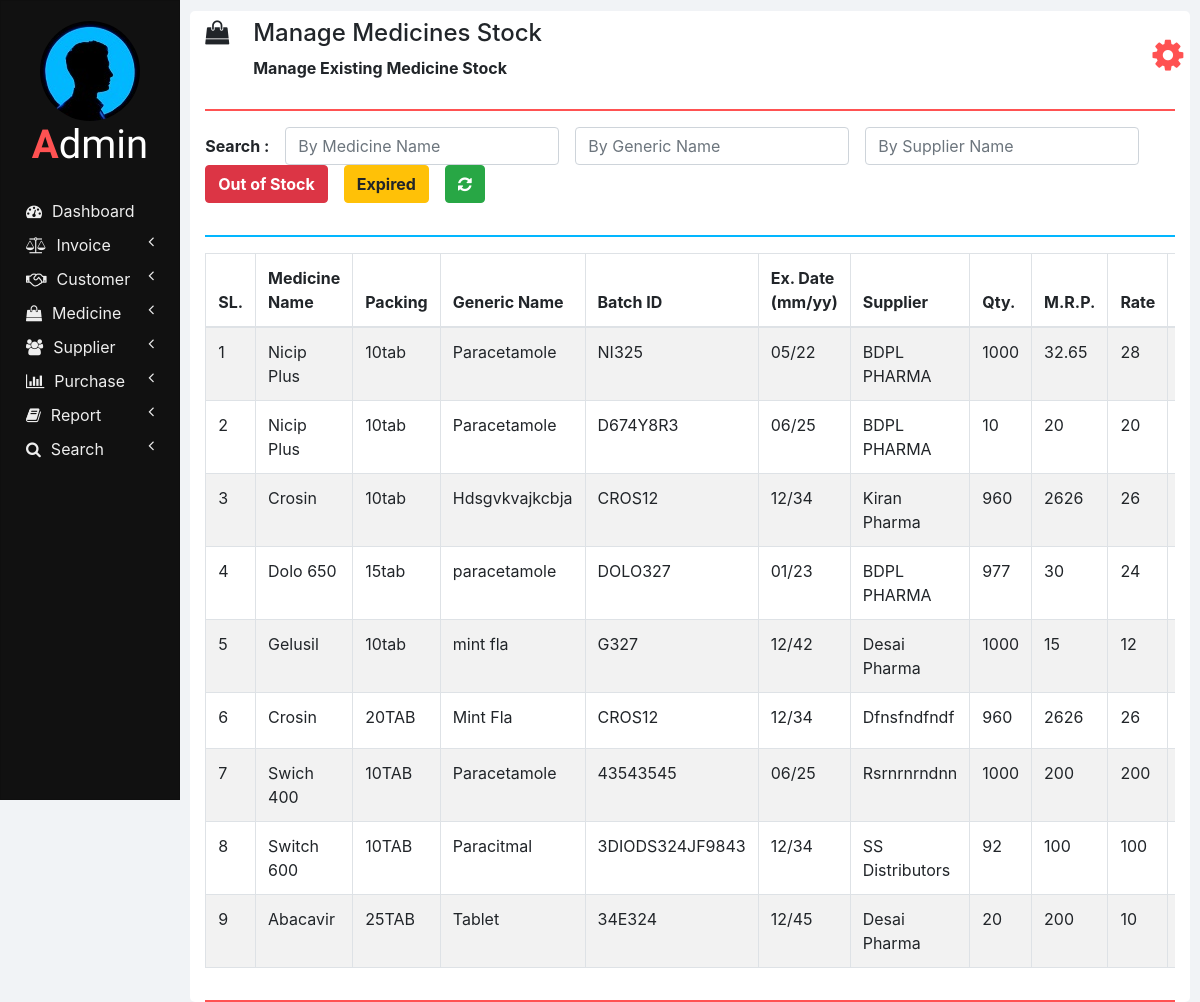
Page /manage_medicine_stock.php on the committed database.
### tables this page shows
CREATE TABLE `medicines` (
  `ID` int(11) NOT NULL,
  `NAME` varchar(100) NOT NULL,
  `PACKING` varchar(20) NOT NULL,
  `GENERIC_NAME` varchar(100) NOT NULL,
  `SUPPLIER_NAME` varchar(100) NOT NULL
);

CREATE TABLE `medicines_stock` (
  `ID` int(11) NOT NULL,
  `NAME` varchar(100) NOT NULL,
  `BATCH_ID` varchar(20) NOT NULL,
  `EXPIRY_DATE` varchar(10) NOT NULL,
  `QUANTITY` int(11) NOT NULL,
  `MRP` double NOT NULL,
  `RATE` double NOT NULL
);

### php/manage_medicine_stock.php (the view, shortened to what this page needs)
<?php
  function showMedicinesStock($id) {
    require "db_connection.php";
    if($con) {
      $seq_no = 0;
      $query = "SELECT * FROM medicines INNER JOIN medicines_stock ON medicines.NAME = medicines_stock.NAME";
      $result = mysqli_query($con, $query);
      while($row = mysqli_fetch_array($result)) {
        $seq_no++;
        if($row['BATCH_ID'] == $id)
          showEditOptionsRow($seq_no, $row);
        else
          showMedicineStockRow($seq_no, $row);
      }
    }
  }
  function showMedicineStockRow($seq_no, $row) {
    ?>
    <tr>
      <td><?php echo $seq_no; ?></td>
      <td><?php echo $row['NAME']; ?></td>
      <td><?php echo $row['PACKING']; ?></td>
      <td><?php echo $row['GENERIC_NAME']; ?></td>
      <td><?php echo $row['BATCH_ID']; ?></td>
      <td><?php echo $row['EXPIRY_DATE']; ?></td>
      <td><?php echo $row['SUPPLIER_NAME']; ?></td>
      <td><?php echo $row['QUANTITY']; ?></td>
      <td><?php echo $row['MRP']; ?></td>
      <td><?php echo $row['RATE']; ?></td>
      <td>
      </td>
    </tr>
    <?php
  }
  ?>

### css/sidenav.css (style rules this page uses)
body { background-color: #f1f3f6; }
.sidenav { width: 15%; height: 100vh; background-color: #222222; position: fixed; z-index: 1; flex: 1 0 auto; }
.card { width: 100%; height: 100%; top: 0; border-radius: 0; background-color: #111111; }
.logo .logo-caption { font-family: 'Poiret One', cursive; color: #ffffff; text-align: center; margin-bottom: 25px; }
.logo .profile { margin-left: 50%; border-radius: 50%; transform: translate(-50%); }
.logo .tweak { color: #ff5252; font-weight: bold; }
.main-menu-item { padding: 5px 5px; cursor: pointer; }
.main-menu-item > a { color: #eeeeee; text-decoration: none; font-size: 16px; }
.main-menu-item > a > span { margin-left: 10px; }

### css/home.css (style rules this page uses)
html, body { height: 100vh; }

### rows in the picture
medicines: seq_no "1", medicines_stock.NAME "Nicip Plus", PACKING "10tab", GENERIC_NAME "Paracetamole", medicines_stock.BATCH_ID "NI325", medicines_stock.EXPIRY_DATE "05/22", SUPPLIER_NAME "BDPL PHARMA", medicines_stock.QUANTITY "1000", medicines_stock.MRP "32.65", medicines_stock.RATE "28", seq_no "2", medicines_stock.BATCH_ID "D674Y8R3", medicines_stock.EXPIRY_DATE "06/25", medicines_stock.QUANTITY "10", medicines_stock.MRP "20", medicines_stock.RATE "20"
medicines: seq_no "3", medicines_stock.NAME "Crosin", PACKING "10tab", GENERIC_NAME "Hdsgvkvajkcbja", medicines_stock.BATCH_ID "CROS12", medicines_stock.EXPIRY_DATE "12/34", SUPPLIER_NAME "Kiran Pharma", medicines_stock.QUANTITY "960", medicines_stock.MRP "2626", medicines_stock.RATE "26"
medicines: seq_no "4", medicines_stock.NAME "Dolo 650", PACKING "15tab", GENERIC_NAME "paracetamole", medicines_stock.BATCH_ID "DOLO327", medicines_stock.EXPIRY_DATE "01/23", SUPPLIER_NAME "BDPL PHARMA", medicines_stock.QUANTITY "977", medicines_stock.MRP "30", medicines_stock.RATE "24"
medicines: seq_no "5", medicines_stock.NAME "Gelusil", PACKING "10tab", GENERIC_NAME "mint fla", medicines_stock.BATCH_ID "G327", medicines_stock.EXPIRY_DATE "12/42", SUPPLIER_NAME "Desai Pharma", medicines_stock.QUANTITY "1000", medicines_stock.MRP "15", medicines_stock.RATE "12"
medicines: seq_no "6", medicines_stock.NAME "Crosin", PACKING "20TAB", GENERIC_NAME "Mint Fla", medicines_stock.BATCH_ID "CROS12", medicines_stock.EXPIRY_DATE "12/34", SUPPLIER_NAME "Dfnsfndfndf", medicines_stock.QUANTITY "960", medicines_stock.MRP "2626", medicines_stock.RATE "26"
medicines: seq_no "7", medicines_stock.NAME "Swich 400", PACKING "10TAB", GENERIC_NAME "Paracetamole", medicines_stock.BATCH_ID "43543545", medicines_stock.EXPIRY_DATE "06/25", SUPPLIER_NAME "Rsrnrnrndnn", medicines_stock.QUANTITY "1000", medicines_stock.MRP "200", medicines_stock.RATE "200"
medicines: seq_no "8", medicines_stock.NAME "Switch 600", PACKING "10TAB", GENERIC_NAME "Paracitmal", medicines_stock.BATCH_ID "3DIODS324JF9843", medicines_stock.EXPIRY_DATE "12/34", SUPPLIER_NAME "SS Distributors", medicines_stock.QUANTITY "92", medicines_stock.MRP "100", medicines_stock.RATE "100"
medicines: seq_no "9", medicines_stock.NAME "Abacavir", PACKING "25TAB", GENERIC_NAME "Tablet", medicines_stock.BATCH_ID "34E324", medicines_stock.EXPIRY_DATE "12/45", SUPPLIER_NAME "Desai Pharma", medicines_stock.QUANTITY "20", medicines_stock.MRP "200", medicines_stock.RATE "10"

### other values in the picture
$heading "Manage Medicines Stock"
$sub_heading "Manage Existing Medicine Stock"
